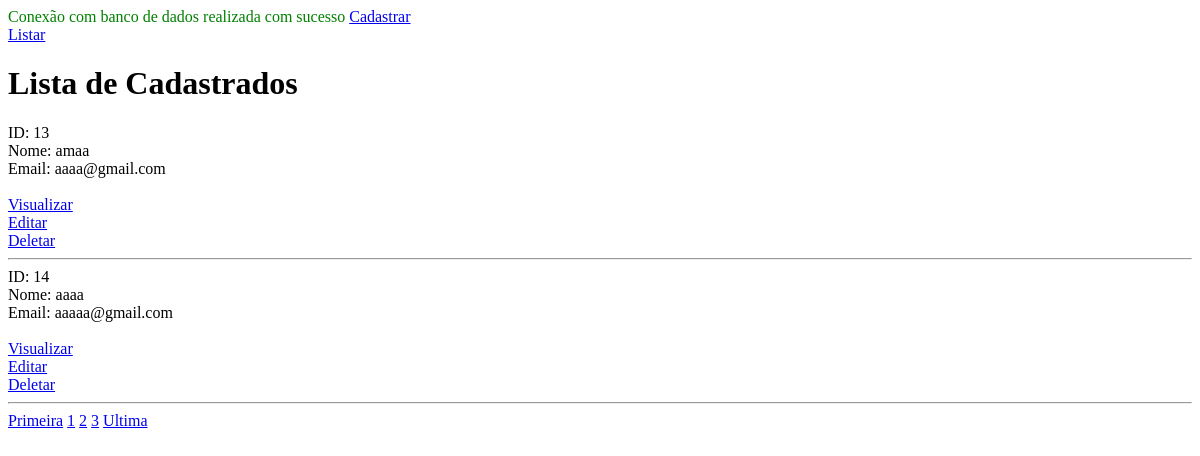
The app's page /registro_cadastrar.php, older data.
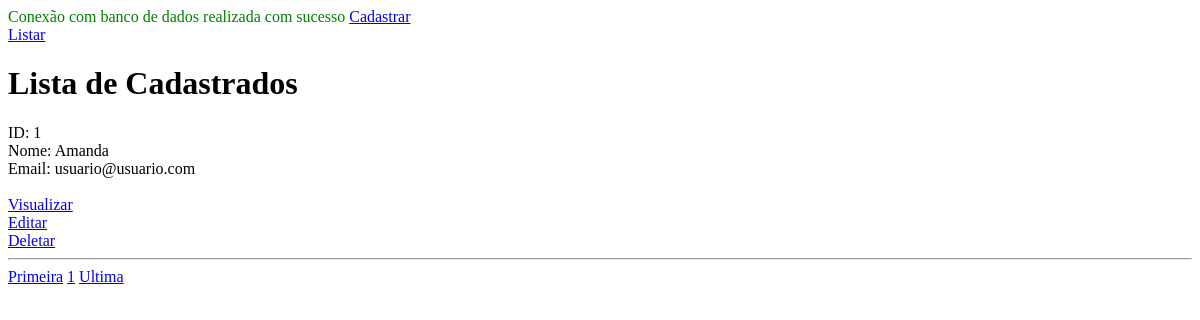
The same page, newer data.
### tables this page shows
CREATE TABLE IF NOT EXISTS `usuario` (
  `id_usuario` int NOT NULL AUTO_INCREMENT,
  `nome_usuario` varchar(220) NOT NULL,
  `email_usuario` varchar(220) NOT NULL,
  `senha_usuario` varchar(255) NOT NULL,
  PRIMARY KEY (`id_usuario`)
);

### registro_cadastrar.php (the view, shortened to what this page needs)
<?php
include_once './conexao.php';
?>
<!DOCTYPE html>
<html>
    <head>
    </head>
    <body>
        <a href="cadastrar.php">Cadastrar</a><br>
        <a href="registro_cadastrar.php">Listar</a><br>
        <h1>Lista de Cadastrados</h1>
        <?php
            $pagina_atual = filter_input(INPUT_GET,"page", FILTER_SANITIZE_NUMBER_INT);
            $pagina = (!empty($pagina_atual)) ? $pagina_atual : 1;
            $limite_resultado = 2;
            $inicio = ($limite_resultado * $pagina) - $limite_resultado;
            $query_usuario = "SELECT id_usuario, nome_usuario, email_usuario FROM usuario LIMIT $inicio, $limite_resultado";
            $result_usuario = $conn->prepare($query_usuario);
            $result_usuario->execute();
            if (($result_usuario) AND ($result_usuario->rowCount() != 0)) {
                while($row_usuario = $result_usuario->fetch(PDO::FETCH_ASSOC)) {
                    extract($row_usuario);
                        echo "ID: $id_usuario <br>";
                        echo "Nome: $nome_usuario <br>";
                        echo "Email: $email_usuario <br><br>";
                        echo "<a href='registro_usuario.php?id_usuario=$id_usuario'>Visualizar</a><br> ";
                        echo "<a href='editar_usuario.php?id_usuario=$id_usuario'>Editar</a><br> ";
                        echo "<a href='deletar_usuario.php?id_usuario=$id_usuario'>Deletar</a><br> ";
                        echo "<hr>";
                }
                $query_qnt_registros = "SELECT COUNT(id_usuario) AS num_result FROM usuario";
                $result_qnt_registros = $conn ->prepare($query_qnt_registros);
                $result_qnt_registros->execute();
                $row_qnt_registros = $result_qnt_registros->fetch(PDO::FETCH_ASSOC);
                $qnt_pagina = ceil($row_qnt_registros['num_result'] / $limite_resultado);
                $maximo_link = 2;
                echo "<a href='registro_cadastrar.php?page=1'>Primeira</a> ";
                echo "<a href='#'>$pagina</a> ";
                for ($proxima_pagina = $pagina + 1; $proxima_pagina <= $pagina + $maximo_link; $proxima_pagina++) {
                    if ($proxima_pagina <= $qnt_pagina) {
                        echo "<a href='registro_cadastrar.php?page=$proxima_pagina'>$proxima_pagina</a> ";
                    }
                }
                echo "<a href='registro_cadastrar.php?page=$qnt_pagina'>Ultima</a> ";
            } else {
                echo "<p style='color: #f00;'>Erro: Nenhum usuario encontrado!</p>";
            }
        ?>
    </body>
</html>

### conexao.php (shortened to what this page needs)
<?php
try{
    echo "<p style='color: green;'>Conexão com banco de dados realizada com sucesso";
} catch(PDOException $err){
    echo "<p style='color: #f00;'>Erro: Conexão com banco de dados não realizada com sucesso - ". $err->getMessage();
}

Row changes from the older to the newer data that the page shows:
removed usuario: id_usuario "13", nome_usuario "amaa", email_usuario "aaaa@gmail.com"
removed usuario: id_usuario "14", nome_usuario "aaaa", email_usuario "aaaaa@gmail.com"
added usuario: id_usuario "1", nome_usuario "Amanda", email_usuario "usuario@usuario.com"
Text that changed along with them:
list line gone: "2"
list line gone: "3"
